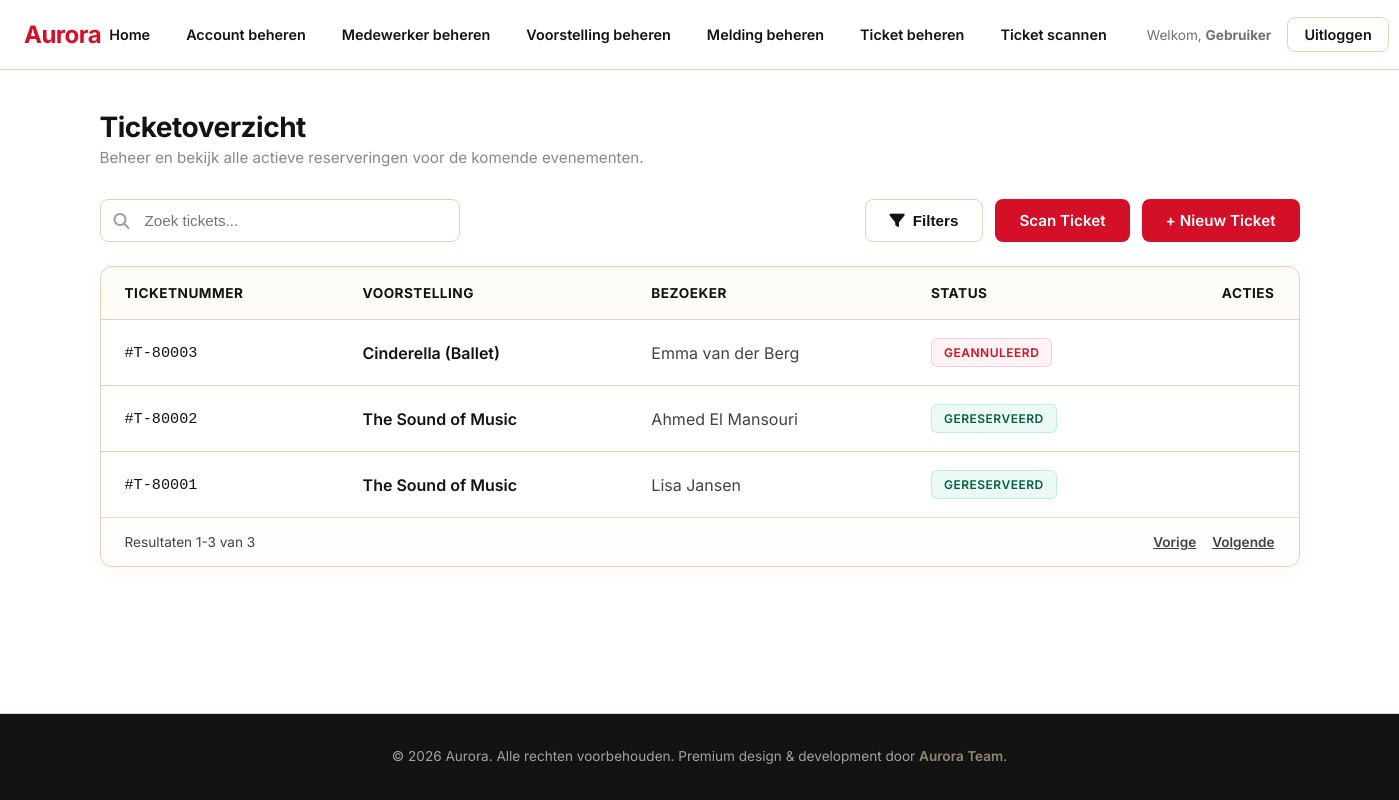
/ticket-reseveren/ticket-beheren/index.php (signed in), run on the app's committed database.
### tables this page shows
CREATE TABLE Ticket (
    Id INT NOT NULL AUTO_INCREMENT
    ,BezoekerId INT NOT NULL
    ,VoorstellingId INT NOT NULL
    ,PrijsId INT NOT NULL
    ,Nummer MEDIUMINT NOT NULL UNIQUE  
    ,Barcode VARCHAR(20) NOT NULL UNIQUE
    ,Datum DATE NOT NULL  
    ,Tijd TIME NOT NULL  
    ,Status VARCHAR(20) NOT NULL  
    ,IsActief BIT NOT NULL DEFAULT 1
    ,Opmerking VARCHAR(250) NULL
    ,DatumAangemaakt DATETIME(6) NOT NULL DEFAULT CURRENT_TIMESTAMP(6)
    ,DatumGewijzigd DATETIME(6) NOT NULL DEFAULT CURRENT_TIMESTAMP(6) ON UPDATE CURRENT_TIMESTAMP(6)
    ,PRIMARY KEY (Id)
    ,FOREIGN KEY (BezoekerId) REFERENCES Bezoeker(Id)
    ,FOREIGN KEY (VoorstellingId) REFERENCES Voorstelling(Id)
    ,FOREIGN KEY (PrijsId) REFERENCES Prijs(Id)
);

CREATE TABLE Voorstelling (
    Id INT NOT NULL AUTO_INCREMENT
    ,MedewerkerId INT NOT NULL
    ,Naam VARCHAR(100) NOT NULL
    ,Beschrijving TEXT NULL
    ,Datum DATE NOT NULL
    ,Tijd TIME NOT NULL
    ,MaxAantalTickets INT NOT NULL
    ,Beschikbaarheid VARCHAR(50) NOT NULL  
    ,IsActief BIT NOT NULL DEFAULT 1
    ,Opmerking VARCHAR(250) NULL
    ,DatumAangemaakt DATETIME(6) NOT NULL DEFAULT CURRENT_TIMESTAMP(6)
    ,DatumGewijzigd DATETIME(6) NOT NULL DEFAULT CURRENT_TIMESTAMP(6) ON UPDATE CURRENT_TIMESTAMP(6)
    ,PRIMARY KEY (Id)
    ,FOREIGN KEY (MedewerkerId) REFERENCES Medewerker(Id)
);

CREATE TABLE Gebruiker (
    Id INT NOT NULL AUTO_INCREMENT
    ,Voornaam VARCHAR(50) NOT NULL
    ,Tussenvoegsel VARCHAR(10) NULL
    ,Achternaam VARCHAR(50) NOT NULL
    ,Gebruikersnaam VARCHAR(100) NOT NULL UNIQUE
    ,Wachtwoord VARCHAR(255) NOT NULL
    ,IsIngelogd BIT NOT NULL DEFAULT 0
    ,Ingelogd DATETIME NULL
    ,Uitgelogd DATETIME NULL
    ,IsActief BIT NOT NULL DEFAULT 1
    ,Opmerking VARCHAR(250) NULL
    ,DatumAangemaakt DATETIME(6) NOT NULL DEFAULT CURRENT_TIMESTAMP(6)
    ,DatumGewijzigd DATETIME(6) NOT NULL DEFAULT CURRENT_TIMESTAMP(6) ON UPDATE CURRENT_TIMESTAMP(6)
    ,PRIMARY KEY (Id)
);

### ticket-reseveren/ticket-beheren/TicketController.php (called while the page is built, shortened)
<?php
require_once __DIR__ . '/TicketModel.php';
class TicketController {
    private $model;
    public function __construct(PDO $pdo) {
        $this->model = new TicketModel($pdo);
    }
    public function index() {
        $search = trim($_GET['search'] ?? '');
        try {
            $tickets = $this->model->getAllTickets($search);
        } catch (PDOException $e) {
            $tickets = [];
            $totalCount = 0;
        }
        require_once __DIR__ . '/views/index.php';
    }
}

### ticket-reseveren/ticket-beheren/index.php (called while the page is built)
<?php
require_once __DIR__ . '/../../config.php';
require_once __DIR__ . '/TicketController.php';
$controller = new TicketController($pdo);
$controller->index();

### ticket-reseveren/ticket-beheren/TicketModel.php (called while the page is built, shortened)
<?php
class TicketModel {
    private $pdo;
    public function __construct(PDO $pdo) {
        $this->pdo = $pdo;
    }
    public function getAllTickets($search = '') {
        $sql = "
            SELECT
                t.Nummer AS TicketNummer,
                v.Naam AS VoorstellingNaam,
                g.Voornaam AS BezoekerVoornaam,
                g.Tussenvoegsel AS BezoekerTussenvoegsel,
                g.Achternaam AS BezoekerAchternaam,
                t.Status AS TicketStatus
            FROM Ticket t
            JOIN Bezoeker b ON t.BezoekerId = b.Id
            JOIN Gebruiker g ON b.GebruikerId = g.Id
            JOIN Voorstelling v ON t.VoorstellingId = v.Id
            WHERE t.IsActief = 1
        ";
        $sql .= " ORDER BY t.Nummer DESC";
        $stmt = $this->pdo->prepare($sql);
        $stmt->execute();
        return $stmt->fetchAll(PDO::FETCH_ASSOC);
    }
}

### ticket-reseveren/ticket-beheren/views/index.php (the view, shortened to what this page needs)
<?php
$search = isset($search) ? $search : '';
$totalCount = isset($totalCount) ? $totalCount : 0;
$tickets = isset($tickets) ? $tickets : [];
?>
<!DOCTYPE html>
<html lang="nl">
<head>
    <link rel="stylesheet" href="style.css">
    <link rel="stylesheet" href="https://cdnjs.cloudflare.com/ajax/libs/font-awesome/6.4.2/css/all.min.css">
</head>
<body>
    <?php require_once __DIR__ . '/../../../includes/navbar.php'; ?>
    <main class="dashboard-content">
        <div class="container">
            <div class="dashboard-header-row">
                <div class="title-section">
                    <h2>Ticketoverzicht</h2>
                    <p class="subtitle">Beheer en bekijk alle actieve reserveringen voor de komende evenementen.</p>
                </div>
            </div>
            <div class="controls-row">
                <form method="get" action="" class="search-form" id="searchForm">
                    <div class="search-input-wrapper">
                        <input
                            type="text"
                            id="searchInput"
                            name="search"
                            placeholder="Zoek tickets..."
                            value="<?= htmlspecialchars($search) ?>"
                            autocomplete="off"
                        >
                    </div>
                </form>
                <div class="right-actions">
                    <button class="btn-filter" onclick="alert('Filteren is nog in ontwikkeling.'); return false;">
                        <i class="fa-solid fa-filter"></i>
                        <span>Filters</span>
                    </button>
                    <a href="scan.php" class="btn-primary">
                        Scan Ticket
                    </a>
                    <a href="reserveren.php" class="btn-primary">
                        + Nieuw Ticket
                    </a>
                </div>
            </div>
            <?php if (empty($tickets)): ?>
                <div class="empty-state-card">
                    <div class="empty-icon-wrapper">
                        <i class="fa-solid fa-ticket" style="font-size: 28px;"></i>
                    </div>
                    <?php if ($totalCount === 0): ?>
                        <h3>Geen tickets gevonden</h3>
                        <p>Er staan momenteel helemaal geen tickets geregistreerd in het systeem.</p>
                        <a href="../../informatie/home.php" class="btn-empty-home">
                            Terug naar homepage
                        </a>
                    <?php else: ?>
                        <h3>Geen zoekresultaten</h3>
                        <p>Er zijn geen tickets gevonden die overeenkomen met de zoekterm "<strong><?= htmlspecialchars($search) ?></strong>".</p>
                        <a href="index.php" class="btn-secondary" style="margin-top: 16px;">
                            Wissen en terug naar overzicht
                        </a>
                    <?php endif; ?>
                </div>
            <?php else: ?>
                <div class="table-card desktop-only">
                    <div class="table-responsive">
                        <table>
                            <thead>
                                <tr>
                                    <th>Ticketnummer</th>
                                    <th>Voorstelling</th>
                                    <th>Bezoeker</th>
                                    <th>Status</th>
                                    <th style="text-align: right;">Acties</th>
                                </tr>
                            </thead>
                            <tbody>
                                <?php foreach ($tickets as $row): ?>
                                    <?php
                                        $statusText = htmlspecialchars($row['TicketStatus']);
                                        $statusClass = '';
                                        if (strtolower($statusText) === 'gebruikt' || strtolower($statusText) === 'bezet') {
                                            $statusClass = 'status-used';
                                            $statusText = 'GEBRUIKT';
                                        } else if (strtolower($statusText) === 'gereserveerd') {
                                            $statusClass = 'status-reserved';
                                            $statusText = 'GERESERVEERD';
                                        } else {
                                            $statusClass = 'status-cancelled';
                                            $statusText = 'GEANNULEERD';
                                        }
                                    ?>
                                    <tr class="ticket-row">
                                        <td class="ticket-num-cell">#T-<?= htmlspecialchars($row['TicketNummer']) ?></td>
                                        <td class="show-cell"><?= htmlspecialchars($row['VoorstellingNaam']) ?></td>
                                        <td class="visitor-cell">
                                            <?= htmlspecialchars(trim($row['BezoekerVoornaam'] . ' ' . ($row['BezoekerTussenvoegsel'] ?? '') . ' ' . $row['BezoekerAchternaam'])) ?>
                                        </td>
                                        <td class="status-cell">
                                            <span class="status-badge <?= $statusClass ?>"><?= $statusText ?></span>
                                        </td>
                                        <td style="text-align: right;" class="actions-cell">
                                        </td>
                                    </tr>
                                <?php endforeach; ?>
                            </tbody>
                        </table>
                    </div>
                    <div class="table-footer">
                        <div class="footer-info">
                            Resultaten 1-<?= count($tickets) ?> van <?= count($tickets) ?>
                        </div>
                        <div class="footer-pagination">
                            <span class="pagination-link" onclick="alert('Vorige pagina is nog in ontwikkeling.');">Vorige</span>
                            <span class="pagination-link" onclick="alert('Volgende pagina is nog in ontwikkeling.');">Volgende</span>
                        </div>
                    </div>
                </div>
            <?php endif; ?>
        </div>
    </main>
    <?php require_once __DIR__ . '/../../../includes/footer.php'; ?>
</body>
</html>

### ticket-reseveren/ticket-beheren/style.css (style rules this page uses)
* { box-sizing: border-box; margin: 0; padding: 0; }
body { font-family: 'Inter', sans-serif; background-color: #FFFFFF; color: #131313; min-height: 100vh; display: flex; flex-direction: column; }
.dashboard-content { flex: 1; padding: 40px 24px; }
.container { max-width: 1200px; margin: 0 auto; }
.dashboard-header-row { margin-bottom: 32px; }
.title-section h2 { font-size: 1.75rem; font-weight: 700; color: #131313; letter-spacing: -0.5px; }
.subtitle { font-size: 0.95rem; color: #131313; opacity: 0.5; margin-top: 4px; }
.controls-row { display: flex; justify-content: space-between; align-items: center; gap: 20px; margin-bottom: 24px; flex-wrap: wrap; }
.search-form { flex: 1; max-width: 360px; }
.search-input-wrapper { position: relative; display: flex; align-items: center; }
.search-input-wrapper input { width: 100%; background-color: #FFFFFF; border: 1px solid #E5D3B3; border-radius: 8px; padding: 12px 16px 12px 44px; color: #131313; font-size: 0.95rem; outline: none; transition: all 0.2s; }
.right-actions { display: flex; gap: 12px; align-items: center; }
.btn-filter, .btn-secondary { display: inline-flex; align-items: center; background-color: #FFFFFF; color: #131313; border: 1px solid #E5D3B3; border-radius: 8px; padding: 12px 24px; font-size: 0.95rem; font-weight: 600; text-decoration: none; cursor: pointer; transition: all 0.2s; gap: 8px; }
.btn-primary { display: inline-flex; align-items: center; background-color: #D31027; color: #FFFFFF; border: none; border-radius: 8px; padding: 12px 24px; font-size: 0.95rem; font-weight: 600; text-decoration: none; cursor: pointer; transition: background-color 0.2s, transform 0.1s; }
.table-card { background-color: #FFFFFF; border: 1px solid #E5D3B3; border-radius: 12px; box-shadow: 0 4px 20px rgba(19, 19, 19, 0.03); overflow: hidden; }
.table-responsive { width: 100%; overflow-x: auto; }
table { width: 100%; border-collapse: collapse; text-align: left; }
th, td { padding: 18px 24px; border-bottom: 1px solid #E5D3B3; }
th { background-color: rgba(229, 211, 179, 0.1); font-size: 0.85rem; font-weight: 700; color: #131313; text-transform: uppercase; letter-spacing: 0.5px; }
tr:last-child td { border-bottom: none; }
.ticket-num-cell { font-family: monospace; font-size: 0.95rem; color: #131313; font-weight: 500; }
.show-cell { font-weight: 600; color: #131313; }
.visitor-cell { color: #131313; opacity: 0.8; }
.status-badge { display: inline-block; padding: 6px 12px; font-size: 0.75rem; font-weight: 600; text-transform: uppercase; letter-spacing: 0.5px; border-radius: 6px; border: 1px solid transparent; }
.status-reserved { background-color: rgba(16, 185, 129, 0.08); color: #065f46; border-color: rgba(16, 185, 129, 0.2); }
.status-cancelled { background-color: rgba(211, 16, 39, 0.05); color: #D31027; border-color: rgba(211, 16, 39, 0.15); }
.table-footer { display: flex; justify-content: space-between; align-items: center; padding: 16px 24px; background-color: rgba(229, 211, 179, 0.05); border-top: 1px solid #E5D3B3; font-size: 0.85rem; color: #131313; opacity: 0.8; }
.footer-pagination { display: flex; align-items: center; gap: 16px; }
.pagination-link { color: #131313; text-decoration: underline; cursor: pointer; font-weight: 600; }

### data on the page
ticket: Nummer "80003", VoorstellingId.Naam "Cinderella (Ballet)", gebruiker.Voornaam+Tussenvoegsel+Achternaam "Emma van der Berg", Status "GEANNULEERD"
ticket: Nummer "80002", VoorstellingId.Naam "The Sound of Music", gebruiker.Voornaam+Tussenvoegsel+Achternaam "Ahmed El Mansouri", Status "GERESERVEERD"
ticket: Nummer "80001", VoorstellingId.Naam "The Sound of Music", gebruiker.Voornaam+Tussenvoegsel+Achternaam "Lisa Jansen", Status "GERESERVEERD"

### other printed values
$_SESSION['naam'] "Gebruiker"
count($tickets) "3"
